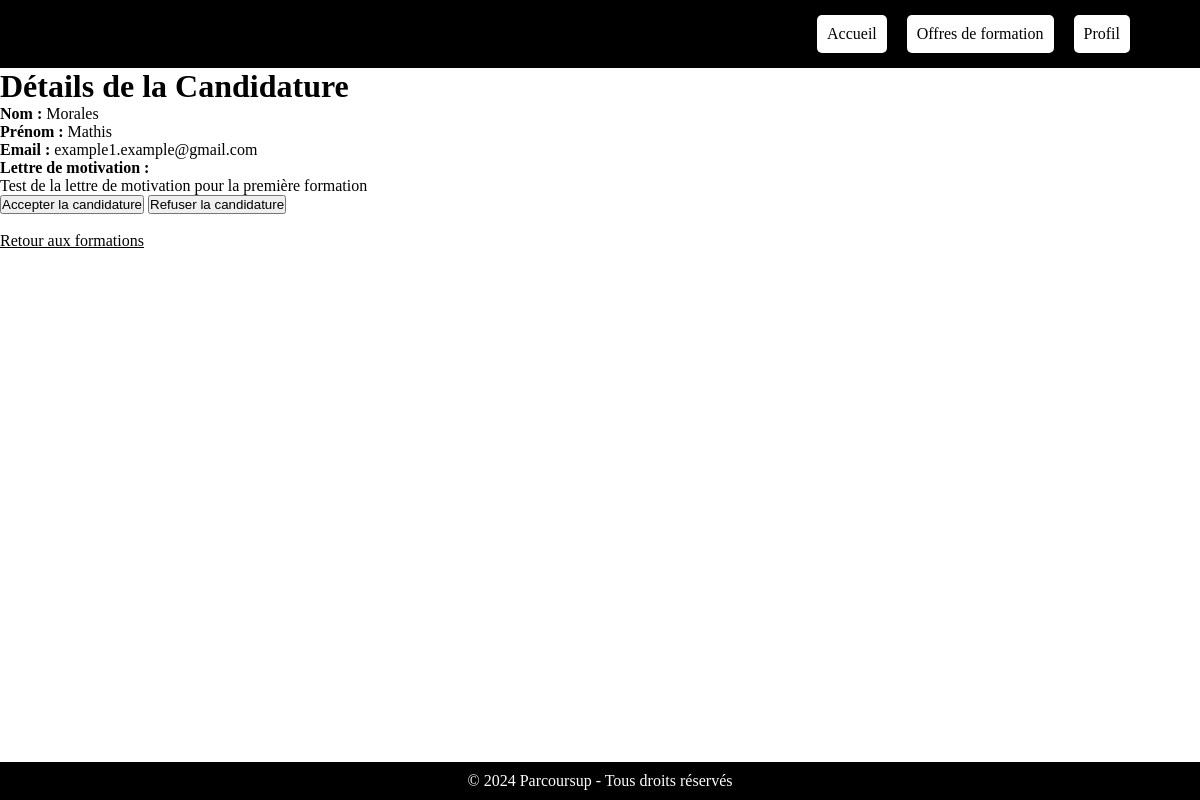
/Appli_ParcourSup/candidature/details/1/ (signed in), run on the app's committed database.
### Appli_ParcourSup/models.py (models this page shows, shortened)
class Candidature(models.Model):
    utilisateur = models.ForeignKey(User, on_delete=models.CASCADE)
    formation = models.ForeignKey(Formation, on_delete=models.CASCADE)
    nom = models.CharField(max_length=100)
    prenom = models.CharField(max_length=100)
    email = models.EmailField()
    lettre_motivation = models.TextField()
    date_postulation = models.DateTimeField(auto_now_add=True)
    statut = models.CharField(max_length=10, choices=[('en_attente', 'En attente'), ('acceptee', 'Acceptée'), ('refusee', 'Refusée')], default='en_attente')

### Appli_ParcourSup/views.py (the view)
# urls.py: path('candidature/details/<int:pk>/', views.details_candidature, name='details_candidature'),
@login_required
def details_candidature(request, pk):
    candidature = get_object_or_404(Candidature, pk=pk)
    if request.user.profile.status == 'ecole':
        return render(request, 'Appli_ParcourSup/details_candidature.html', {'candidature': candidature})
    else:
        messages.error(request, 'Vous n\'avez pas la permission de consulter cette candidature.')
        return redirect('liste_formations')

### Appli_ParcourSup/templates/Appli_ParcourSup/details_candidature.html (shortened to what this page needs)
<!DOCTYPE html>
<html lang="fr">
<head>
    {% load static %}
    <link rel="stylesheet" href="{% static 'index.css' %}">
</head>
<body>
    <header>
        <div class="logo">Parcoursup</div>
        <nav>
            <ul>
                <li><a href="{% url 'Page Accueil' %}">Accueil</a></li>
                <li><a href="{% url 'liste_formations' %}">Offres de formation</a></li>
                <li><a href="{% url 'profil_view' %}">Profil</a></li>
            </ul>
        </nav>
    </header>
    <main>
        <h1>Détails de la Candidature</h1>
        <p><strong>Nom :</strong> {{ candidature.nom }}</p>
        <p><strong>Prénom :</strong> {{ candidature.prenom }}</p>
        <p><strong>Email :</strong> {{ candidature.email }}</p>
        <p><strong>Lettre de motivation :</strong></p>
        <p>{{ candidature.lettre_motivation }}</p>
        <form action="{% url 'accepter_candidature' candidature.formation.pk candidature.utilisateur.pk %}" method="post" style="display:inline;">
            <button type="submit">Accepter la candidature</button>
        </form>
        <form action="{% url 'refuser_candidature' candidature.formation.pk candidature.utilisateur.pk %}" method="post" style="display:inline;">
            <button type="submit">Refuser la candidature</button>
        </form>
        <br><br>
        <a href="{% url 'liste_formations' %}">Retour aux formations</a>
    </main>
    <footer>
        <p>&copy; 2024 Parcoursup - Tous droits réservés</p>
    </footer>
</body>
</html>

### Appli_ParcourSup/static/index.css (style rules this page uses)
* { box-sizing: border-box; margin: 0; padding: 0; }
header { background: black; color: black; padding: 10px 20px; display: flex; justify-content: space-between; align-items: center; }
header .logo { font-size: 24px; font-weight: 700; }
nav ul { list-style: none; display: flex; }
nav ul li { margin-left: 20px; }
nav ul li a { color: black; text-decoration: none; transition: color 0.3s; }
html, body { height: 100%; margin: 0; display: flex; flex-direction: column; }
main { flex: 1; }
footer { background: black; color: white; text-align: center; padding: 10px 0; width: 100%; position: relative; bottom: 0; }
ul { list-style-type: none; padding: 0; margin-left: 50px; margin-right: 50px; }
ul li { background-color: white; padding: 10px; margin: 5px 0; border-radius: 5px; box-shadow: 0 2px 5px rgba(0, 0, 0, 0.1); }
a { color: black; }

### data on the page
Candidature: nom "Morales", prenom "Mathis", email "example1.example@gmail.com", lettre_motivation "Test de la lettre de motivation pour la première formation"
